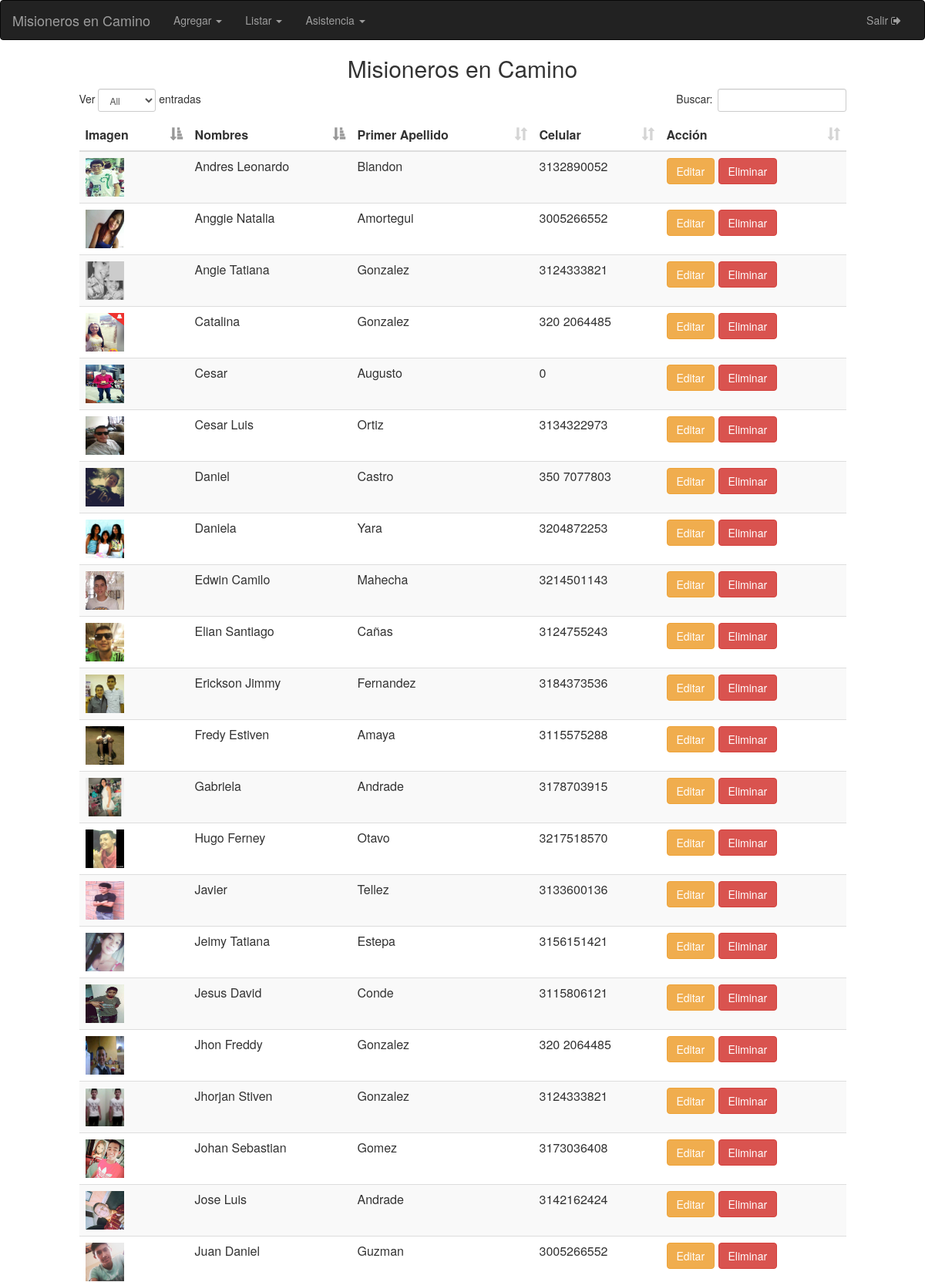
The page /Integrantes (signed in, upper part) on the database its author committed.
### tables this page shows
CREATE TABLE `integrante` (
  `DOCUMENTO` int(12) NOT NULL,
  `NOMBRES` varchar(25) NOT NULL,
  `PRIMER_APELLIDO` varchar(15) NOT NULL,
  `SEGUNDO_APELLIDO` varchar(15) DEFAULT NULL,
  `GENERO` varchar(2) DEFAULT NULL,
  `FECHA_NACIMIENTO` date NOT NULL,
  `DIRECCION` varchar(50) DEFAULT NULL,
  `CELULAR` varchar(200) DEFAULT NULL,
  `CORREO` varchar(50) DEFAULT NULL,
  `ACOLITO` tinyint(1) DEFAULT NULL,
  `COORDINADOR` tinyint(1) DEFAULT NULL,
  `IMAGEN` longtext,
  `FECHA_INGRESO` date DEFAULT NULL,
  `FECHA_REGISTRO` timestamp NOT NULL DEFAULT CURRENT_TIMESTAMP ON UPDATE CURRENT_TIMESTAMP
);

### index.php (called while the page is built, shortened)
<?php
if (isset($_SESSION['app_id'])) {
	require_once "Core/Models/Conexion.php";
}
Core\Config\Enrutador::run(new Core\Config\Request());
?>

### Core/Models/Conexion.php (called while the page is built, shortened)
<?php namespace Core\Models;
	class Conexion{
		private $datos= array (
				"host"=>DB_HOST,
				"user"=>DB_USER,
				"pass"=>DB_PASS,
				"db"=>DB_NAME
			);
		private $db;
		public function __construct()
		{
			$this->db = new \mysqli(
					$this->datos['host'],
					$this->datos['user'],
					$this->datos['pass'],
					$this->datos['db']
				);
			$this->db-> set_charset("utf8");
		}
		public function consultaRetorno($sql){
			$datos = $this->db->query($sql);
			return $datos;
		}
	}
 ?>

### Core/Config/Request.php (called while the page is built, shortened)
<?php namespace Core\Config;
class Request{
	private $metodo;
	private $argumento;
	public function __construct(){
		if(isset($_GET['url'])){
			$ruta = filter_input(INPUT_GET, 'url', FILTER_SANITIZE_URL);
			$ruta = explode("/", $ruta);
			$ruta = array_filter($ruta);
			if($ruta[0] == "index.php"){
				$this->controlador = "Login";
			}else{
				$this->controlador = strtolower(array_shift($ruta));
			}
			$this->metodo = strtolower(array_shift($ruta));
			if(!$this->metodo){
				$this->metodo = "index";
			}
			$this->argumento = $ruta;
		}else{
			$this->controlador = "Login";
			$this->metodo = "index";
		}
	}
	public function getMetodo(){
		return $this->metodo;
	}
	public function getArgumento(){
		return $this->argumento;
	}
}
?>

### Core/Controllers/IntegrantesController.php (called while the page is built, shortened)
<?php namespace Core\Controllers;
class IntegrantesController{
	private $integrante;
	public function __construct(){
		$this->integrante = new Integrante();
	}
	public function index(){
		$datos=$this->integrante->listar();
		return $datos;
	}
}
?>

### Core/Models/Integrante.php (called while the page is built, shortened)
<?php namespace Core\Models;
class Integrante {
	private $db;
	public function __construct(){
		$this->db = new Conexion();
	}
	public function listar(){
		$sql="SELECT * FROM integrante ORDER BY DOCUMENTO ASC ";
		$datos=$this->db->consultaRetorno($sql);
		return $datos;
	}
}
?>

### HTML/Integrantes/index.php (the view, shortened to what this page needs)
  <html>
  <head>
    <?php include(HTML_DIR.'/overall/header.php') ?>
    <link rel="stylesheet" type="text/css" href="Views/DataTables/media/css/dataTables.bootstrap.css">
  </head>
  <body>
    <?php include(HTML_DIR.'/overall/nav.php') ?>
    <div id="container">
      <h2 align="center">Misioneros en Camino</h2>
      <div class="row">
        <div class="col-md-1"></div>
        <div class="col-md-10">
          <table class="table table-striped table-hover dataTable" id="integrantesTabla" >
            <thead>
              <tr>
                <th>Imagen</th>
                <th>Nombres</th>
                <th>Primer Apellido</th>
                <th>Celular</th>
                <th>Acción</th>
              </tr>
            </thead>
            <tbody>
              <?php while($row = mysqli_fetch_array($datos)){ ?>
                <tr>
                  <td> <a href="<?php echo URL; ?>Integrantes/ver/<?php echo $row['DOCUMENTO']; ?>"><img class="avatar" src="<?php  echo URL; ?>HTML/Integrantes/avatars/<?php echo  !empty($row['IMAGEN']) ? $row['IMAGEN'] : 'no-image.png'    ; ?>"> </a></td>
                  <td><?php  echo $row['NOMBRES']; ?></td>
                  <td><?php  echo $row['PRIMER_APELLIDO']; ?></td>
                  <td><?php  echo $row['CELULAR']; ?></td>
                  <td><a  class="btn btn-warning" href="<?php echo URL; ?>Integrantes/editar/<?php echo $row['DOCUMENTO']; ?>">Editar</a>
                    <a  class="btn btn-danger" onclick="DeleteItem('¿Está seguro de eliminar este Integrante?','<?php echo URL; ?>Integrantes/eliminar/<?php echo $row['DOCUMENTO']; ?>')" >Eliminar</a>
                  </td>
                </tr>
                <?php
              }
              ?>
        </tbody>
      </table>
    </div>
    <div class="col-md-1"></div>
  </div>
</div>
</body>
</html>

### Views/css/general.css (style rules this page uses)
.avatar { width: 50px; height: 50px; }

### rows shown on the page
integrante: IMAGEN (picture), NOMBRES "Andres Leonardo", PRIMER_APELLIDO "Blandon", CELULAR "3132890052"
integrante: IMAGEN (picture), NOMBRES "Anggie Natalia", PRIMER_APELLIDO "Amortegui", CELULAR "3005266552"
integrante: IMAGEN (picture), NOMBRES "Angie Tatiana", PRIMER_APELLIDO "Gonzalez", CELULAR "3124333821"
integrante: IMAGEN (picture), NOMBRES "Cesar", PRIMER_APELLIDO "Augusto", CELULAR "0"
integrante: IMAGEN (picture), NOMBRES "Cesar Luis", PRIMER_APELLIDO "Ortiz", CELULAR "3134322973"
integrante: IMAGEN (picture), NOMBRES "Daniel", PRIMER_APELLIDO "Castro", CELULAR "350 7077803"
integrante: IMAGEN (picture), NOMBRES "Daniela", PRIMER_APELLIDO "Yara", CELULAR "3204872253"
integrante: IMAGEN (picture), NOMBRES "Edwin Camilo", PRIMER_APELLIDO "Mahecha", CELULAR "3214501143"
integrante: IMAGEN (picture), NOMBRES "Elian Santiago", PRIMER_APELLIDO "Cañas", CELULAR "3124755243"
integrante: IMAGEN (picture), NOMBRES "Erickson Jimmy", PRIMER_APELLIDO "Fernandez", CELULAR "3184373536"
integrante: IMAGEN (picture), NOMBRES "Fredy Estiven", PRIMER_APELLIDO "Amaya", CELULAR "3115575288"
integrante: IMAGEN (picture), NOMBRES "Gabriela", PRIMER_APELLIDO "Andrade", CELULAR "3178703915"
integrante: IMAGEN (picture), NOMBRES "Hugo Ferney", PRIMER_APELLIDO "Otavo", CELULAR "3217518570"
integrante: IMAGEN (picture), NOMBRES "Javier", PRIMER_APELLIDO "Tellez", CELULAR "3133600136"
integrante: IMAGEN (picture), NOMBRES "Jeimy Tatiana", PRIMER_APELLIDO "Estepa", CELULAR "3156151421"
integrante: IMAGEN (picture), NOMBRES "Jesus David", PRIMER_APELLIDO "Conde", CELULAR "3115806121"
integrante: IMAGEN (picture), NOMBRES "Jhorjan Stiven", PRIMER_APELLIDO "Gonzalez", CELULAR "3124333821"
integrante: IMAGEN (picture), NOMBRES "Johan Sebastian", PRIMER_APELLIDO "Gomez", CELULAR "3173036408"
integrante: IMAGEN (picture), NOMBRES "Jose Luis", PRIMER_APELLIDO "Andrade", CELULAR "3142162424"
integrante: IMAGEN (picture), NOMBRES "Juan Daniel", PRIMER_APELLIDO "Guzman", CELULAR "3005266552"
integrante: IMAGEN (picture), NOMBRES "Jhon Freddy", PRIMER_APELLIDO "Gonzalez", CELULAR "320 2064485"
integrante: IMAGEN (picture), NOMBRES "Catalina", PRIMER_APELLIDO "Gonzalez", CELULAR "320 2064485"
